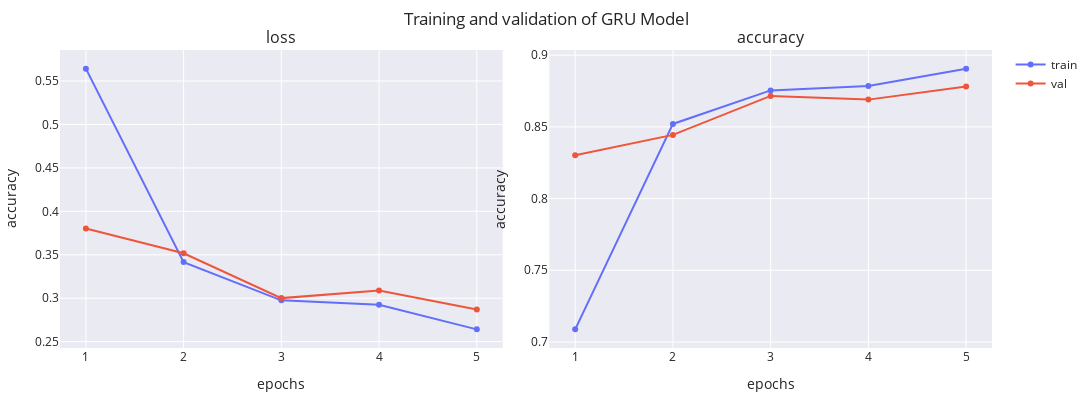

Source (notebook cell):
### Markdown cell above
## GRU Model

### Code cell
GRU_model = create_recurrent_model(recurrent_layer_type='GRU', recurrent_units = RECURRENT_UNITS, num_recurrent_layers = NUM_RECURRENT_LAYERS, embedding_dim = EMBEDDING_DIM)
GRU_model, GRU_history = train_recurrent_model(GRU_model, MODEL_PATH + "GRU", dataset=dataset, epochs=NUM_EPOCHS, batch_size=BATCH_SIZE, optimizer=Adam(), patience = 5)

GRU_loss, GRU_accuracy = GRU_model.evaluate(dataset.X_test, dataset.y_test)
print(f"Loss = {GRU_loss:.3f}, Accuracy = {GRU_accuracy*100:.2f}%")
model_accuracies['GRU'] = (GRU_history.history['accuracy'][-1], GRU_accuracy)
plot_history(GRU_history.history, ['loss', 'accuracy'], name='GRU Model')

### Figure 1 — Plotly figure (JSON) as saved in the notebook; plotly's stock layout.template omitted (floating-point values rounded to 4 significant figures)
{"data": [{"line": {"color": "#636EFA"}, "marker": {"color": "#636EFA"}, "mode": "lines+markers", "name": "train", "showlegend": true, "type": "scatter", "x": [1, 2, 3, 4, 5], "xaxis": "x", "y": [0.5642, 0.3416, 0.2976, 0.2925, 0.2642], "yaxis": "y"}, {"line": {"color": "#EF553B"}, "marker": {"color": "#EF553B"}, "mode": "lines+markers", "name": "val", "showlegend": true, "type": "scatter", "x": [1, 2, 3, 4, 5], "xaxis": "x", "y": [0.3803, 0.3518, 0.3001, 0.3088, 0.2871], "yaxis": "y"}, {"line": {"color": "#636EFA"}, "marker": {"color": "#636EFA"}, "mode": "lines+markers", "name": "train", "showlegend": false, "type": "scatter", "x": [1, 2, 3, 4, 5], "xaxis": "x2", "y": [0.7088, 0.8521, 0.8755, 0.8785, 0.8906], "yaxis": "y2"}, {"line": {"color": "#EF553B"}, "marker": {"color": "#EF553B"}, "mode": "lines+markers", "name": "val", "showlegend": false, "type": "scatter", "x": [1, 2, 3, 4, 5], "xaxis": "x2", "y": [0.8302, 0.8444, 0.8716, 0.869, 0.8782], "yaxis": "y2"}], "layout": {"annotations": [{"font": {"size": 16}, "showarrow": false, "text": "loss", "x": 0.2375, "xanchor": "center", "xref": "paper", "y": 1, "yanchor": "bottom", "yref": "paper"}, {"font": {"size": 16}, "showarrow": false, "text": "accuracy", "x": 0.7625, "xanchor": "center", "xref": "paper", "y": 1, "yanchor": "bottom", "yref": "paper"}], "height": 400, "margin": {"b": 10, "l": 10, "r": 10, "t": 50}, "title": {"text": "Training and validation of GRU Model"}, "width": 1200, "xaxis": {"anchor": "y", "domain": [0, 0.475], "title": {"text": "epochs"}}, "xaxis2": {"anchor": "y2", "domain": [0.525, 1], "title": {"text": "epochs"}}, "yaxis": {"anchor": "x", "domain": [0, 1], "title": {"text": "accuracy"}}, "yaxis2": {"anchor": "x2", "domain": [0, 1], "title": {"text": "accuracy"}}}}
